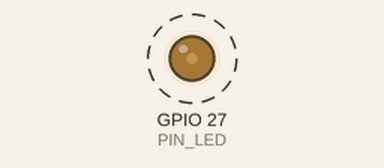
The sketch below on a simulated ESP32. On the bench: output pins drawn as LEDs (lit = HIGH). Dashed ring = blinking.

Above: at 0.05 s.
Timing chart, 0 to 4.6 s (numbered marks = the images above):
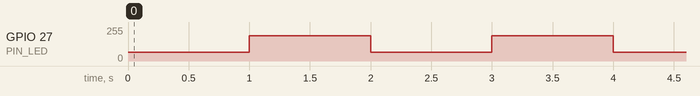

The sketch:

pwm_core3.ino
```cpp
/*
 * Bab 3 - Contoh PWM untuk Arduino-ESP32 inti versi 3.x
 * Lisensi: MIT
 */
const int PIN_LED = 27;

void setup() {
  ledcAttach(PIN_LED, 5000, 8);   // pin, frekuensi 5 kHz, resolusi 8-bit
}

void loop() {
  ledcWrite(PIN_LED, 64);         // duty 25% (64 dari 255)
  delay(1000);
  ledcWrite(PIN_LED, 191);        // duty 75% (191 dari 255)
  delay(1000);
}
```

Measured:
- by itself, GPIO 27 (PIN_LED): alternates 190/255 for 1.0 s and 64/255 for 1.0 s
